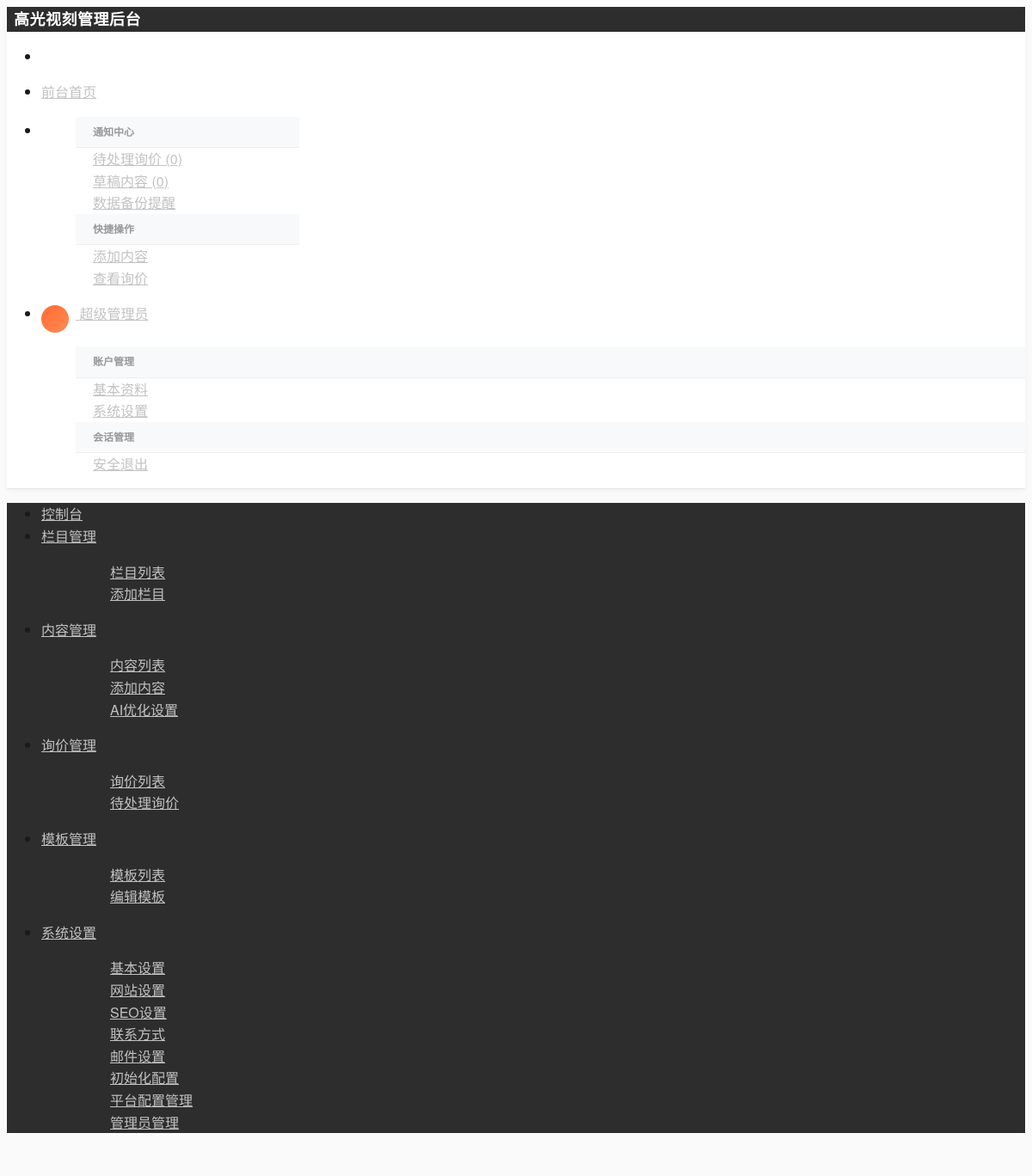
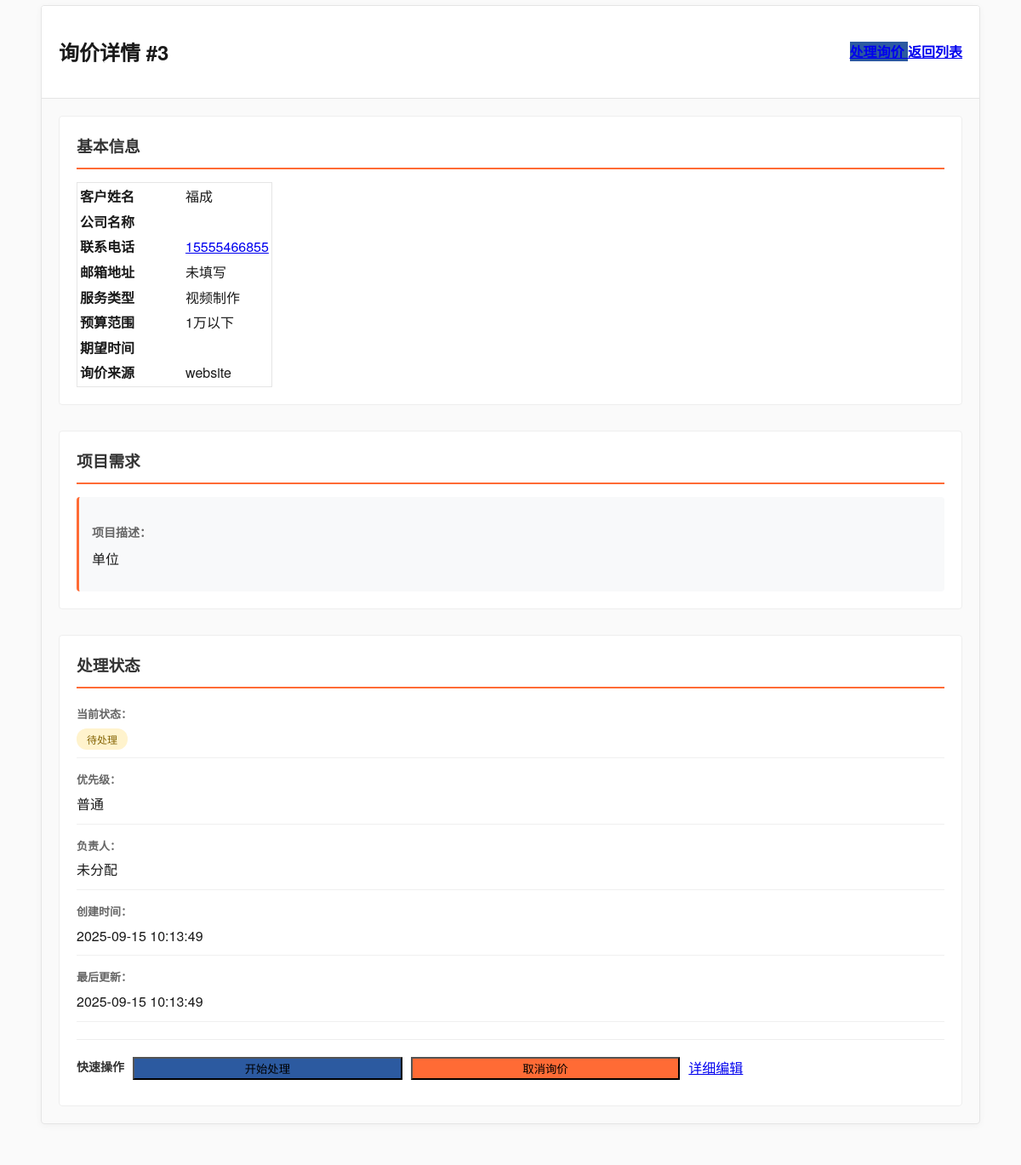
The page /admin/modules/inquiry/view.php?id=3 (signed in) on the database its author committed (2 pictures, top to bottom).
### tables this page shows
CREATE TABLE `inquiries` (
  `id` int(11) NOT NULL AUTO_INCREMENT,
  `name` varchar(100) NOT NULL COMMENT '姓名',
  `company` varchar(200) DEFAULT NULL COMMENT '公司名称',
  `phone` varchar(20) NOT NULL COMMENT '联系电话',
  `email` varchar(100) DEFAULT NULL COMMENT '邮箱',
  `service_type` varchar(100) NOT NULL COMMENT '服务类型',
  `budget` varchar(50) DEFAULT NULL COMMENT '预算范围',
  `project_description` text COMMENT '项目描述',
  `requirements` text COMMENT '具体需求',
  `timeline` varchar(100) DEFAULT NULL COMMENT '预期时间',
  `source` varchar(50) DEFAULT 'website' COMMENT '来源渠道',
  `status` enum('pending','processing','completed','cancelled') NOT NULL DEFAULT 'pending' COMMENT '处理状态',
  `priority` enum('low','normal','high','urgent') DEFAULT 'normal' COMMENT '优先级',
  `notes` text COMMENT '备注',
  `response_content` text COMMENT '回复内容',
  `response_at` datetime DEFAULT NULL COMMENT '回复时间',
  `assigned_to` int(11) DEFAULT NULL COMMENT '分配给谁',
  `followed_up_at` timestamp NULL DEFAULT NULL COMMENT '跟进时间',
  `created_at` timestamp NOT NULL DEFAULT CURRENT_TIMESTAMP COMMENT '创建时间',
  `updated_at` timestamp NOT NULL DEFAULT CURRENT_TIMESTAMP ON UPDATE CURRENT_TIMESTAMP COMMENT '更新时间',
  PRIMARY KEY (`id`),
  KEY `status` (`status`),
  KEY `service_type` (`service_type`),
  KEY `created_at` (`created_at`),
  KEY `priority` (`priority`),
  KEY `assigned_to` (`assigned_to`)
);

### admin/modules/inquiry/view.php (the view, shortened to what this page needs)
<?php
require_once '../../../includes/functions.php';
$id = intval($_GET['id'] ?? 0);
try {
    $stmt = $db->prepare("
        SELECT i.*, a.username as assigned_admin_name
        FROM inquiries i
        LEFT JOIN admins a ON i.assigned_to = a.id
        WHERE i.id = ?
    ");
    $stmt->execute([$id]);
    $inquiry = $stmt->fetch();
} catch (Exception $e) {
    header('Location: index.php?error=' . urlencode($e->getMessage()));
    exit();
}
$status_map = [
    'pending' => '待处理',
    'processing' => '处理中',
    'completed' => '已完成',
    'cancelled' => '已取消'
];
$priority_map = [
    'low' => '低',
    'normal' => '普通',
    'high' => '高',
    'urgent' => '紧急'
];
$status_class_map = [
    'pending' => 'status-pending',
    'processing' => 'status-processing',
    'completed' => 'status-completed',
    'cancelled' => 'status-cancelled'
];
$priority_class_map = [
    'low' => 'layui-badge',
    'normal' => 'layui-badge layui-bg-blue',
    'high' => 'layui-badge layui-bg-orange',
    'urgent' => 'layui-badge layui-bg-red'
];
?>
<!DOCTYPE html>
<html lang="zh-CN">
<head>
    <link rel="stylesheet" href="https://unpkg.com/layui@2.8.0/dist/css/layui.css">
    <link rel="stylesheet" href="../../assets/css/admin.css">
</head>
<body>
    <div class="layui-layout layui-layout-admin">
        <?php include '../../includes/header.php'; ?>
        <?php include '../../includes/sidebar.php'; ?>
        <div class="layui-body">
            <div class="layui-card" style="margin: 20px;">
                <div class="layui-card-header">
                    <div style="display: flex; justify-content: space-between; align-items: center;">
                        <h2>询价详情 #<?php echo $inquiry['id']; ?></h2>
                        <div>
                            <a href="edit.php?id=<?php echo $inquiry['id']; ?>" class="layui-btn layui-btn-normal">
                                <i class="layui-icon layui-icon-edit"></i> 处理询价
                            </a>
                            <a href="index.php" class="layui-btn layui-btn-primary">
                                <i class="layui-icon layui-icon-return"></i> 返回列表
                            </a>
                        </div>
                    </div>
                </div>
                <div class="layui-card-body">
                    <div class="layui-row layui-col-space20">
                        <div class="layui-col-md8">
                            <div class="info-section">
                                <h3>基本信息</h3>
                                <table class="layui-table">
                                    <tbody>
                                        <tr>
                                            <td width="120"><strong>客户姓名</strong></td>
                                            <td><?php echo htmlspecialchars($inquiry['name']); ?></td>
                                        </tr>
                                        <tr>
                                            <td><strong>公司名称</strong></td>
                                            <td><?php echo htmlspecialchars($inquiry['company'] ?? '未填写'); ?></td>
                                        </tr>
                                        <tr>
                                            <td><strong>联系电话</strong></td>
                                            <td><a href="tel:<?php echo $inquiry['phone']; ?>"><?php echo htmlspecialchars($inquiry['phone']); ?></a></td>
                                        </tr>
                                        <tr>
                                            <td><strong>邮箱地址</strong></td>
                                            <td>
                                                <?php if ($inquiry['email']): ?>
                                                    <a href="mailto:<?php echo $inquiry['email']; ?>"><?php echo htmlspecialchars($inquiry['email']); ?></a>
                                                <?php else: ?>
                                                    未填写
                                                <?php endif; ?>
                                            </td>
                                        </tr>
                                        <tr>
                                            <td><strong>服务类型</strong></td>
                                            <td><?php echo htmlspecialchars($inquiry['service_type']); ?></td>
                                        </tr>
                                        <tr>
                                            <td><strong>预算范围</strong></td>
                                            <td><?php echo htmlspecialchars($inquiry['budget'] ?? '未填写'); ?></td>
                                        </tr>
                                        <tr>
                                            <td><strong>期望时间</strong></td>
                                            <td><?php echo htmlspecialchars($inquiry['timeline'] ?? '未填写'); ?></td>
                                        </tr>
                                        <tr>
                                            <td><strong>询价来源</strong></td>
                                            <td><?php echo htmlspecialchars($inquiry['source']); ?></td>
                                        </tr>
                                    </tbody>
                                </table>
                            </div>
                            <div class="info-section">
                                <h3>项目需求</h3>
                                <div class="content-box">
                                    <h4>项目描述：</h4>
                                    <p><?php echo nl2br(htmlspecialchars($inquiry['project_description'])); ?></p>
                                </div>
                            </div>
                        </div>
                        <div class="layui-col-md4">
                            <div class="status-panel">
                                <h3>处理状态</h3>
                                <div class="status-item">
                                    <label>当前状态：</label>
                                    <span class="status-badge <?php echo $status_class_map[$inquiry['status']]; ?>">
                                        <?php echo $status_map[$inquiry['status']]; ?>
                                    </span>
                                </div>
                                <div class="status-item">
                                    <label>优先级：</label>
                                    <span class="<?php echo $priority_class_map[$inquiry['priority']]; ?>">
                                        <?php echo $priority_map[$inquiry['priority']]; ?>
                                    </span>
                                </div>
                                <div class="status-item">
                                    <label>负责人：</label>
                                    <span><?php echo htmlspecialchars($inquiry['assigned_admin_name'] ?? '未分配'); ?></span>
                                </div>
                                <div class="status-item">
                                    <label>创建时间：</label>
                                    <span><?php echo date('Y-m-d H:i:s', strtotime($inquiry['created_at'])); ?></span>
                                </div>
                                <div class="status-item">
                                    <label>最后更新：</label>
                                    <span><?php echo date('Y-m-d H:i:s', strtotime($inquiry['updated_at'])); ?></span>
                                </div>
                                <div class="quick-actions" style="margin-top: 20px; padding-top: 20px; border-top: 1px solid #eee;">
                                    <h4>快速操作</h4>
                                    <?php if ($inquiry['status'] === 'pending'): ?>
                                        <button class="layui-btn layui-btn-normal layui-btn-sm layui-btn-fluid"
                                                onclick="updateStatus('processing')" style="margin-bottom: 10px;">
                                            开始处理
                                        </button>
                                    <?php endif; ?>
                                    <?php if ($inquiry['status'] !== 'cancelled'): ?>
                                        <button class="layui-btn layui-btn-warm layui-btn-sm layui-btn-fluid"
                                                onclick="updateStatus('cancelled')" style="margin-bottom: 10px;">
                                            取消询价
                                        </button>
                                    <?php endif; ?>
                                    <a href="edit.php?id=<?php echo $inquiry['id']; ?>"
                                       class="layui-btn layui-btn-primary layui-btn-sm layui-btn-fluid">
                                        详细编辑
                                    </a>
                                </div>
                            </div>
                        </div>
                    </div>
                </div>
            </div>
        </div>
    </div>
</body>
</html>

### admin/assets/css/admin.css (style rules this page uses)
:root { --primary-black: #1a1a1a; --primary-dark: #2d2d2d; --primary-gray: #666666; --primary-light-gray: #f8f8f8; --primary-white: #ffffff; --brand-orange: #ff6b35; --brand-blue: #2c5aa0; --brand-green: #27ae60; --text-primary: #1a1a1a; --text-secondary: #666666; --text-muted: #999999; --border-light: #e5e5e5; --bg-section: #fafafa; --shadow-subtle: 0 2px 8px rgba(0, 0, 0, 0.04); --shadow-medium: 0 4px 16px rgba(0, 0, 0, 0.08); --shadow-strong: 0 8px 32px rgba(0, 0, 0, 0.12); --ease-smooth: cubic-bezier(0.4, 0, 0.2, 1); }
body { font-family: 'PingFang SC', 'Microsoft YaHei', 'Helvetica Neue', Arial, sans-serif; background-color: var(--bg-section); color: var(--text-primary); line-height: 1.6; -webkit-font-smoothing: antialiased; -moz-osx-font-smoothing: grayscale; }
.layui-layout-admin .layui-body { background: var(--bg-section); padding: 20px; }
.quick-actions { display: flex; flex-wrap: wrap; gap: 10px; }
.quick-actions .layui-btn { flex: 1; min-width: 120px; }
.status-badge { padding: 4px 12px; border-radius: 12px; font-size: 12px; font-weight: 500; }
.status-pending { background-color: #fff3cd; color: #856404; }
.layui-card { border: 1px solid var(--border-light); box-shadow: var(--shadow-subtle); border-radius: 4px; overflow: hidden; }
.layui-card-header { background: var(--primary-white); border-bottom: 1px solid var(--border-light); padding: 15px 20px; font-weight: 600; color: var(--text-primary); }
.layui-card-body { padding: 20px; }
.layui-btn-normal { background: var(--brand-blue); }
.layui-btn-warm { background: var(--brand-orange); }
.layui-table { background: var(--primary-white); border: 1px solid var(--border-light); }
.info-section { margin-bottom: 30px; padding: 20px; background: #fff; border-radius: 4px; border: 1px solid #eee; }
.info-section h3 { margin: 0 0 15px 0; padding-bottom: 10px; border-bottom: 2px solid #ff6b35; color: #333; }
.info-section h4 { margin: 15px 0 8px 0; color: #666; font-size: 14px; }
.content-box { background: #f8f9fa; padding: 15px; border-radius: 4px; border-left: 3px solid #ff6b35; }
.content-box p { margin: 0 0 10px 0; line-height: 1.6; }
.status-panel { background: #fff; padding: 20px; border-radius: 4px; border: 1px solid #eee; position: sticky; top: 20px; }
.status-panel h3 { margin: 0 0 20px 0; color: #333; border-bottom: 2px solid #ff6b35; padding-bottom: 10px; }
.status-item { margin-bottom: 15px; padding-bottom: 10px; border-bottom: 1px solid #f0f0f0; }
.status-item label { display: block; font-weight: bold; color: #666; margin-bottom: 5px; font-size: 13px; }
.quick-actions h4 { margin: 0 0 15px 0; color: #333; font-size: 14px; }

### rows shown on the page
inquiries: id "3", name "福成", phone "15555466855", service_type "视频制作", budget "1万以下", source "website", project_description "单位", status "待处理", priority "普通", created_at "2025-09-15 10:13:49", updated_at "2025-09-15 10:13:49"

### other values the page prints
$_SESSION['admin_name'] "超级管理员"
$inquiry['assigned_admin_name'] "未分配"
